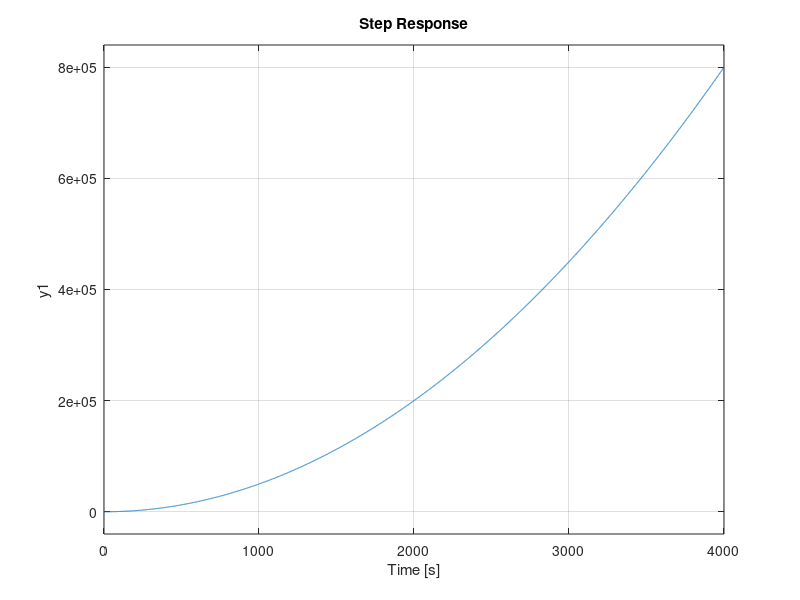

Reproduce this figure in MATLAB.
%testing

% Define Matrices for System
A = [0 0 1 0; 0 0 0 1; -9/10 9/10 -9/100 9/100; 1/10 -1/10 1/100 -1/100]
B = [0; 0; 9/10; 0]
C = [0 1 0 0]
D = [0]
F = [0; 0; 1; 0]

sys = ss(A, B, C, D);
step(sys);

sys2 = ss(A, F, C, D);
step(sys2)


% Question #2: Compute Open-Loop Eigenvalues
eigs = eig(A)

% Question #3: Not sure if for matlab
% This is what I'm thinking
% For the responses to unit step changes in the input I
    % We can get the response (Y(s)) using 
    % Y(s) = (C(sI-A)^-1 B + D)U(s) (assuming x(0) = 0)
    % We then find (sI-A)^-1 and calculate out Y(s) by setting Td = 0 (also
    % set I = 1/s because unit step)
    % Then maybe we plot this?
% For the responses to unit step changes in the input Td
    % We use the same formula as above, but this time we set I = 0 (also Td
    % = 1/s because unit step)